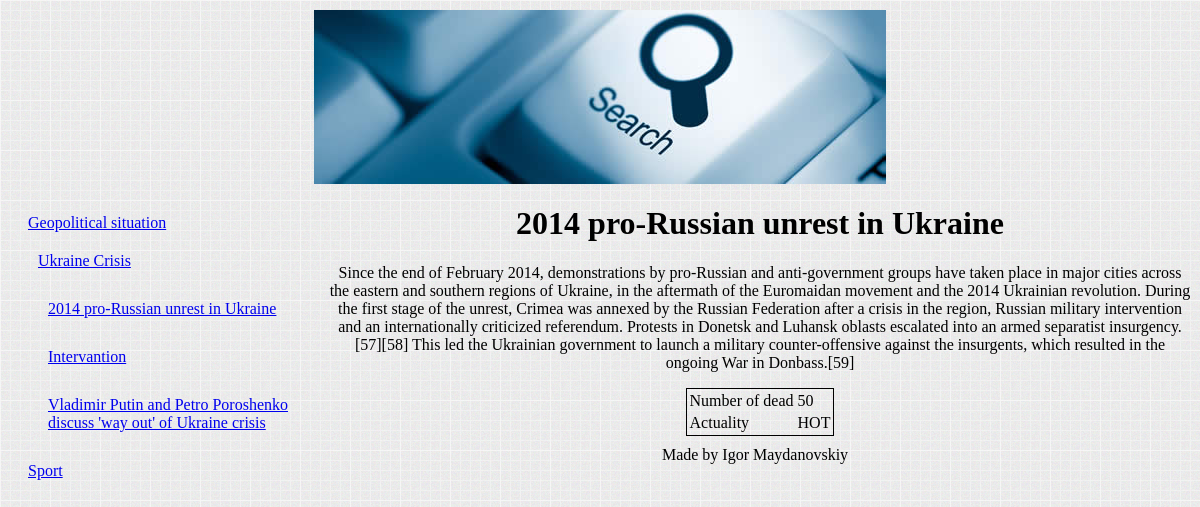
The app's page /index.php?pageId=10 with its own data.
### tables this page shows
CREATE TABLE IF NOT EXISTS `news` (
  `Id` int(11) NOT NULL AUTO_INCREMENT,
  `InstanceOf` int(11) DEFAULT NULL,
  `Title` text NOT NULL,
  `Body` text NOT NULL,
  `ParentId` int(11) DEFAULT NULL,
  `sortField` text NOT NULL,
  `IsContainer` tinyint(1) NOT NULL,
  PRIMARY KEY (`Id`),
  KEY `InstanceOf` (`InstanceOf`)
);

CREATE TABLE IF NOT EXISTS `newstablevalues` (
  `NewsId` int(11) NOT NULL,
  `TableValueId` int(11) NOT NULL,
  `Value` varchar(30) NOT NULL,
  KEY `NewsId` (`NewsId`,`TableValueId`),
  KEY `TableValueId` (`TableValueId`)
);

CREATE TABLE IF NOT EXISTS `tablevalues` (
  `TableValueId` int(11) NOT NULL AUTO_INCREMENT,
  `Caption` varchar(20) NOT NULL,
  PRIMARY KEY (`TableValueId`)
);

### index.php (called while the page is built, shortened)
<?php
	require("DBManager.inc");
	require("System.inc");
	if (!isset($_GET["pageId"]))
		System::getInstance()->showPage(1);
	else
		System::getInstance()->showPage(intval($_GET["pageId"]));
?>

### DBManager.inc (called while the page is built, shortened)
<?php
require("DataSet.inc");
class DBManager
{
	private static $instance;
	private $DBH;
	public static function getInstance()
	{
		if(is_null(self::$instance))
		{
			self::$instance = new self();
		}
	return self::$instance;
}
public function connect($host,$dbname,$user,$password)
{
	try
	{
		$this->DBH = new PDO("mysql:host=$host;dbname=$dbname", $user, $password);
	}
	catch(PDOException $e)
	{
		WriteError($e->getMessage());
		die();
	}
}
public function SQL($query, $params = null)
{
	try
	{
		if(!is_null($params))
		{
			$STH = $this->DBH->prepare($query);
			$STH->execute($params);
			return new DataSet($STH);
		}
		else
		{
			$STH = $this->DBH->query($query);
			return new DataSet($STH);
		}
	}
	catch(PDOException $e)
	{
		WriteError($e->getMessge());
	}
}
}
function SQL($query, $params = null)
{
	return DBManager::getInstance()->SQL($query, $params);
}
?>

### DataSet.inc (called while the page is built, shortened)
<?php
class DataSet
{
private $arr;
public function __construct($ST)
{
	$this->STH = $ST;
	$this->STH->setFetchMode(PDO::FETCH_ASSOC);
	$this->arr = $this->STH->FetchAll();
}
public function getAll()
{
	return $this->arr;
}
}
?>

### Page.inc (called while the page is built, shortened)
<?php
class Page
{
	public $id;
	public $body;
	public $title;
	public $isContainer;
	public function __construct($id)
	{
		$page = SQL('Select * from news where id = ?', array($id))->getAll()[0];
		$this->id = $id;
		$this->body =$page['Body'];
		$this->title = $page['Title'];
		$this->isContainer = $page['IsContainer'];
	}
	public function publish()
	{
		if (!$this->isContainer)
		{
			$table = $this->getTable();
			$content = array('title' =>$this->title,'body'=>$this->body, 'table' => $table );
			getView("Content.inc",$content);
		}
	}
	private function getTable()
	{
		return SQL("SELECT * FROM newstablevalues INNER JOIN tablevalues USING ( TableValueId ) WHERE NewsId =?", array($this->id))->getAll();
	}
}
?>

### viewer.inc (called while the page is built, shortened)
<?php
function getView($name,$obj)
{
	require('templates/'.$name);
}
?>

### System.inc (the view, shortened to what this page needs)
<?php
	require("Page.inc");
class System
{
	public function showPage($id)
	{
		echo "<html>
				<head>
					<link rel=\"stylesheet\" type=\"text/css\" href=\"css/feed.css\"/>
					<meta http-equiv = \"content-language\" content = \"ru\" />
					<script src=\"js/script.js\".>
					</script>
				</head>
				<body>";
		$p = new Page($id);
		echo "<div id='menu'>";
		$this->showMenu($this->getParents($id));
		echo "</div>";
		$p->publish();
		echo "	</body>
			  </html>";
	}
	private function showMenu($parentPages, $parent = null, $level = 1)
	{
		$margin = 10;
		$pages = $this->getChildPages($parentPages, $parent);
		for ($i=0; $i < count($pages); $i++) {
			if ($pages[$i]["InstanceOf"] != null)
				$page = new Page($pages[$i]["InstanceOf"]);
			else
				$page = new Page($pages[$i]["Id"]);
			$title = $page->title;
			$id = $page->id;
			echo "<div style=\"margin:" . $level * $margin . "px \"><a href=\"index.php?pageId=" .$id
			."\">" . $title . "</a></div>";
			if (in_array($page, $parentPages))
				$this->showMenu($parentPages,$pages[$i], $level + 1);
		}
	}
	private function getParents($id)
	{
		$parentPages = array();
	  	$page = new Page($id);
	  	array_push($parentPages, $page);
	  	while($page->parentId != null)
	  	{
	   		$page = new Page ($page->parentId)   	;
	   		array_push($parentPages, $page);
	  	}
	  	return $parentPages;
	}
	private function getChildPages($parentPages, $parent = null)
	{
		$sortField = $parent["sortField"];
		$query = "select * from  news where";
		$params = array();
		if ($parent == null)
		{
			$query = $query . " ISNULL(ParentId)";
			array_push($params, null);
		}
		else
		{
			$query = $query . " ParentId = ? order by " . $sortField;
			array_push($params, $parent["Id"]);
		}
		$pages = SQL($query,$params)->getAll();
		return $pages;
	}
}
?>

### templates/Content.inc
<div id="content">
<h1><?=$obj["title"]?></h1>
<p><?=$obj["body"]?></p>
<table>
	<?php
		for ($i=0; $i < count($obj['table']); $i++) {
			echo '<tr>';
			echo '<td>'.$obj['table'][$i]['Caption'].'</td>';
			echo '<td>'.$obj['table'][$i]['Value'].'</td>';
			echo '</tr>';
		}
	?>
</table>
</div>

### css/feed.css (style rules this page uses)
body { background-image: ("Pictures\\bg.png"); background: #eceae8 url("Pictures\\bg.png"); text-align:center; }
div { margin: 10px; }
#content { text-align:center; margin: auto; }
#menu { float: left; width: 300px; }
#menu div { text-align: left; }
table { margin: auto; border: 1px black solid; }

### records on screen
news: Title "Geopolitical situation"
news: Title "Ukraine Crisis"
news: Title "2014 pro-Russian unrest in Ukraine"
news: Title "Intervantion"
news: Title "Vladimir Putin and Petro Poroshenko discuss 'way out' of Ukraine crisis"
news: Title "Sport"
newstablevalues: TableValueId.Caption "Number of dead", Value "50"
newstablevalues: TableValueId.Caption "Actuality", Value "HOT"

### other values on screen
$obj["title"] "2014 pro-Russian unrest in Ukraine"
